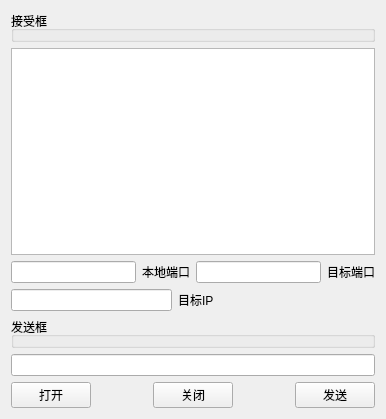
<?xml version="1.0" encoding="UTF-8"?>
<ui version="4.0">
 <class>Widget</class>
 <widget class="QWidget" name="Widget">
  <property name="geometry">
   <rect>
    <x>0</x>
    <y>0</y>
    <width>386</width>
    <height>419</height>
   </rect>
  </property>
  <property name="windowTitle">
   <string>Widget</string>
  </property>
  <layout class="QGridLayout" name="gridLayout_2">
   <item row="0" column="0">
    <layout class="QGridLayout" name="gridLayout">
     <item row="0" column="0">
      <widget class="QGroupBox" name="groupBox">
       <property name="title">
        <string>接受框</string>
       </property>
      </widget>
     </item>
     <item row="1" column="0">
      <widget class="QPlainTextEdit" name="RecvEdit">
       <property name="readOnly">
        <bool>true</bool>
       </property>
      </widget>
     </item>
     <item row="2" column="0">
      <layout class="QHBoxLayout" name="horizontalLayout_3">
       <item>
        <widget class="QLineEdit" name="LocalPort"/>
       </item>
       <item>
        <widget class="QLabel" name="label">
         <property name="text">
          <string>本地端口</string>
         </property>
        </widget>
       </item>
       <item>
        <widget class="QLineEdit" name="AimPort"/>
       </item>
       <item>
        <widget class="QLabel" name="label_2">
         <property name="text">
          <string>目标端口</string>
         </property>
        </widget>
       </item>
      </layout>
     </item>
     <item row="3" column="0">
      <layout class="QHBoxLayout" name="horizontalLayout_2">
       <item>
        <widget class="QLineEdit" name="AipIp"/>
       </item>
       <item>
        <widget class="QLabel" name="label_3">
         <property name="text">
          <string>目标IP</string>
         </property>
        </widget>
       </item>
       <item>
        <spacer name="horizontalSpacer_3">
         <property name="orientation">
          <enum>Qt::Horizontal</enum>
         </property>
         <property name="sizeHint" stdset="0">
          <size>
           <width>40</width>
           <height>20</height>
          </size>
         </property>
        </spacer>
       </item>
      </layout>
     </item>
     <item row="4" column="0">
      <widget class="QGroupBox" name="groupBox_2">
       <property name="title">
        <string>发送框</string>
       </property>
      </widget>
     </item>
     <item row="5" column="0">
      <widget class="QLineEdit" name="SendEdit"/>
     </item>
     <item row="6" column="0">
      <layout class="QHBoxLayout" name="horizontalLayout">
       <item>
        <widget class="QPushButton" name="OpenBt">
         <property name="text">
          <string>打开</string>
         </property>
        </widget>
       </item>
       <item>
        <spacer name="horizontalSpacer">
         <property name="orientation">
          <enum>Qt::Horizontal</enum>
         </property>
         <property name="sizeHint" stdset="0">
          <size>
           <width>40</width>
           <height>20</height>
          </size>
         </property>
        </spacer>
       </item>
       <item>
        <widget class="QPushButton" name="CloseBt">
         <property name="text">
          <string>关闭</string>
         </property>
        </widget>
       </item>
       <item>
        <spacer name="horizontalSpacer_2">
         <property name="orientation">
          <enum>Qt::Horizontal</enum>
         </property>
         <property name="sizeHint" stdset="0">
          <size>
           <width>40</width>
           <height>20</height>
          </size>
         </property>
        </spacer>
       </item>
       <item>
        <widget class="QPushButton" name="SendBt">
         <property name="text">
          <string>发送</string>
         </property>
        </widget>
       </item>
      </layout>
     </item>
    </layout>
   </item>
  </layout>
 </widget>
 <resources/>
 <connections/>
</ui>
